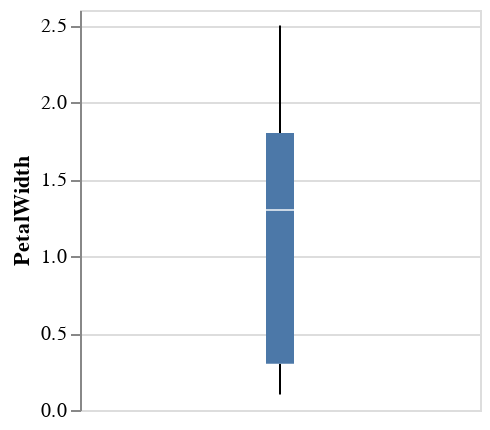

Write notebook code for a chart like this one.
### Code cell
alt.Chart(iris).mark_boxplot().encode(
    y='PetalWidth:Q',
    # x= 'Species:N',
    # y='count(PetalLength):Q',
    # color='Species:N',
).properties(width=200, height=200)

### Figure 1 — Vega-Lite specification as saved in the notebook (floating-point values rounded to 4 significant figures; data arrays with more than 128 entries replaced by an {"elided": "..."} marker saying what was removed)
{"config": {"view": {"continuousWidth": 400, "continuousHeight": 300}}, "data": {"name": "data-17573b73165b324fe49516a27bcc2ed5"}, "mark": "boxplot", "encoding": {"y": {"type": "quantitative", "field": "PetalWidth"}}, "height": 200, "width": 200, "$schema": "https://vega.github.io/schema/vega-lite/v4.8.1.json", "datasets": {"data-17573b73165b324fe49516a27bcc2ed5": {"elided": "150 records"}}}
